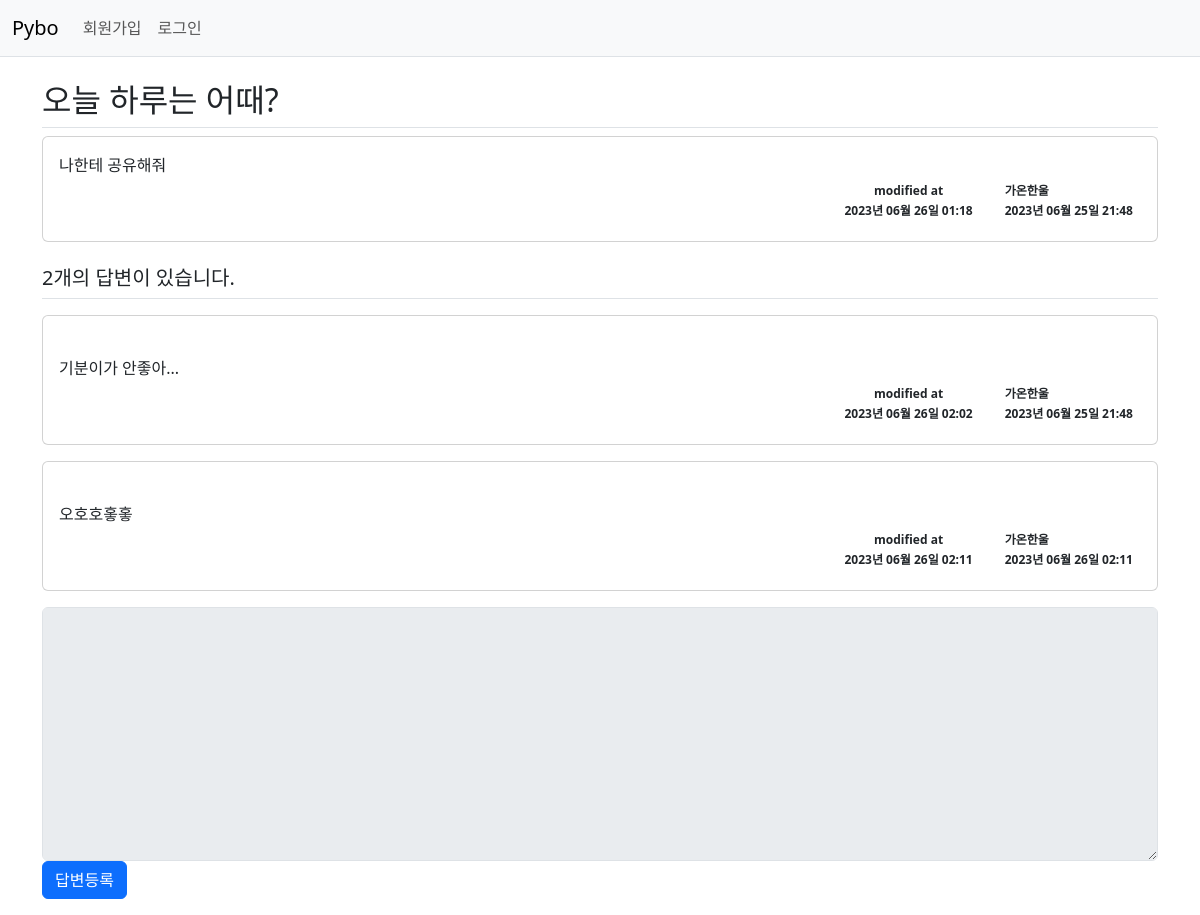
The page /question/detail/605/ on the database its author committed.
### pybo/models.py (models this page shows)
class Question(db.Model) :
    id = db.Column(db.Integer, primary_key=True)
    subject = db.Column(db.String(200), nullable = False)
    content = db.Column(db.Text(), nullable = False)
    create_date = db.Column(db.DateTime(), nullable = False)
    user_id = db.Column(db.Integer, db.ForeignKey('user.id', ondelete = 'CASCADE'), nullable = False)
    user = db.relationship('User', backref = db.backref('question_set'))
    modify_date = db.Column(db.DateTime(), nullable = True)

class User(db.Model) :
    id = db.Column(db.Integer, primary_key = True)
    username = db.Column(db.String(150), unique = True, nullable = False)
    password = db.Column(db.String(200), nullable = False)
    email = db.Column(db.String(120), unique = True, nullable = False)

class Answer(db.Model) :
    id = db.Column(db.Integer, primary_key=True)
    question_id = db.Column(db.Integer,
                            db.ForeignKey('question.id', ondelete = 'CASCADE')) # question.id : 연결할 기존 모델의 속성 / CASCADE : 삭제 연동 설정
    question = db.relationship('Question', backref = db.backref('answer_set', cascade = 'all, delete-orphan')) # backref : 역참조 설정 / cascade : 질문에 달린 답글들 모두 삭제
    content = db.Column(db.Text(), nullable = False)
    create_date = db.Column(db.DateTime(), nullable = False)
    user_id = db.Column(db.Integer, db.ForeignKey('user.id', ondelete = 'CASCADE'), nullable = False)
    user = db.relationship('User', backref = db.backref('answer_set'))
    modify_date = db.Column(db.DateTime(), nullable = True)

### pybo/views/question_views.py (the view)
@bp.route('/detail/<int:question_id>/')
def detail(question_id) :
    form = AnswerForm()
    question = Question.query.get_or_404(question_id)
    return render_template('question/question_detail.html', question=question, form = form)

### pybo/forms.py
class AnswerForm(FlaskForm) :
    content = TextAreaField('내용', validators=[DataRequired('내용은 필수 입력 항목입니다.')])

### pybo/filter.py (called while the page is built)
def format_datetime(value, fmt="%Y년 %m월 %d일 %H:%M") :
    return value.strftime(fmt)

### pybo/views/auth_views.py (called while the page is built)
@bp.before_app_request
def load_logged_in_user() :
    user_id = session.get('user_id')
    if user_id is None :
        g.user = None
    else :
        g.user = User.query.get(user_id)

### pybo/templates/question/question_detail.html (shortened to what this page needs)
{% extends 'base.html' %}
{% block content %}
<div class="container my-3">
    <h2 class="border-bottom py-2">{{ question.subject }}</h2>
    <div class="card y-3">
        <div class="card-body">
            <div class="card-text" style="white-space: pre-line;">{{ question.content }}</div>
            <div class="d-flex justify-content-end">
                {% if question.modify_date %}
                <div class = "badge badge-light text-dark p-2 text-left mx-3">
                    <div class = "mb-2">modified at</div>
                    <div>{{ question.modify_date | datetime }}</div>
                </div>
                {% endif %}
                <div class = "badge badge-light text-dark p-2 text-start">
                    <div class = "mb-2">{{ question.user.username }}</div>
                    <div>{{ question.create_date|datetime }}</div>
                </div>
            </div>
        </div>
    </div>
    <h5 class="border-bottom my-3 py-2">
        {{ question.answer_set|length }}개의 답변이 있습니다.
    </h5>
    {% for answer in question.answer_set %}
    <div class="card my-3">
        <div class="card-body">
            <div class="card-text" style="white-space: pre-line;">
                {{ answer.content }}
            </div>
            <div class="d-flex justify-content-end">
                {% if answer.modify_date %}
                <div class = "badge badge-light text-dark p-2 text-left mx-3">
                    <div class = "mb-2">modified at</div>
                    <div>{{ answer.modify_date | datetime }}</div>
                </div>
                {% endif %}
                <div class = "badge badge-light text-dark p-2 text-start">
                    <div class = "mb-2">{{ answer.user.username }}</div>
                    <div>{{ answer.create_date|datetime }}</div>
                </div>
            </div>
        </div>
    </div>
    {% endfor %}
    <form action="{{ url_for('answer.create', question_id = question.id) }}" method="POST" class="my-3">
        <div class="form-group">
            <textarea {% if not g.user %}disabled{% endif %} name="content" id="content" class="form-control" rows="10"></textarea>
        </div>
        <input type="submit" value="답변등록" class="btn btn-primary">
    </form>
</div>
{% endblock %}

### rows shown on the page
Question: subject "오늘 하루는 어때?", content "나한테 공유해줘", modify_date "2023년 06월 26일 01:18", create_date "2023년 06월 25일 21:48"
User: user.username "가온한울"
Answer: content "기분이가 안좋아...", modify_date "2023년 06월 26일 02:02", user.username "가온한울", create_date "2023년 06월 25일 21:48"
Answer: content "오호호홓홓", modify_date "2023년 06월 26일 02:11", user.username "가온한울", create_date "2023년 06월 26일 02:11"

### other values the page prints
{{ question.answer_set|length }} "2"
